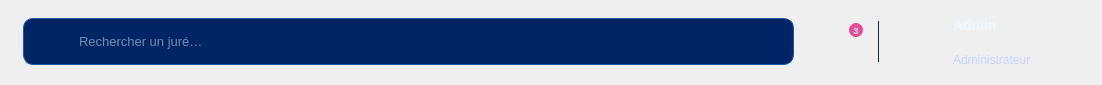
        <widget class="QFrame" name="topBarWidget">
         <property name="maximumSize">
          <size>
           <width>16777215</width>
           <height>85</height>
          </size>
         </property>
         <property name="minimumSize">
          <size>
           <width>0</width>
           <height>85</height>
          </size>
         </property>
         <layout class="QHBoxLayout" name="topBarHLayout">
          <property name="spacing">
           <number>0</number>
          </property>
          <property name="leftMargin">
           <number>23</number>
          </property>
          <property name="topMargin">
           <number>0</number>
          </property>
          <property name="rightMargin">
           <number>41</number>
          </property>
          <property name="bottomMargin">
           <number>1</number>
          </property>
          <item>
           <widget class="QLineEdit" name="inputRechercheHaut">
            <property name="minimumSize">
             <size>
              <width>771</width>
              <height>47</height>
             </size>
            </property>
            <property name="maximumSize">
             <size>
              <width>771</width>
              <height>47</height>
             </size>
            </property>
            <property name="styleSheet">
             <string notr="true">QLineEdit { background-color: #002565; border: 1px solid #1F57A4; border-radius: 10px; padding: 0px 16px 0px 53px; color: #EAF2FF; font-size: 13px; placeholder-text-color: #BDD6FF; } QLineEdit:focus { background-color: #002A70; border: 1px solid #3B82F6; }</string>
            </property>
            <property name="placeholderText">
             <string>Rechercher un juré…</string>
            </property>
           </widget>
          </item>
          <item>
           <spacer name="topBarSpacer">
            <property name="orientation">
             <enum>Qt::Horizontal</enum>
            </property>
            <property name="sizeHint" stdset="0">
             <size>
              <width>40</width>
              <height>20</height>
             </size>
            </property>
           </spacer>
          </item>
          <item>
           <widget class="QWidget" name="notifContainer">
            <property name="minimumSize">
             <size>
              <width>29</width>
              <height>48</height>
             </size>
            </property>
            <property name="maximumSize">
             <size>
              <width>29</width>
              <height>48</height>
             </size>
            </property>
            <widget class="QPushButton" name="btnNotification">
             <property name="geometry">
              <rect>
               <x>0</x>
               <y>12</y>
               <width>23</width>
               <height>25</height>
              </rect>
             </property>
             <property name="styleSheet">
              <string notr="true">QPushButton { background: transparent; border: none; padding: 0px; }</string>
             </property>
             <property name="cursor">
              <cursorShape>PointingHandCursor</cursorShape>
             </property>
             <property name="text">
              <string />
             </property>
             <property name="icon">
              <iconset resource="resources.qrc">
               <normaloff>:/img/bell.png</normaloff>:/img/bell.png</iconset>
             </property>
             <property name="iconSize">
              <size>
               <width>23</width>
               <height>25</height>
              </size>
             </property>
             <property name="flat">
              <bool>true</bool>
             </property>
            </widget>
            <widget class="QLabel" name="lblNotifBadge">
             <property name="geometry">
              <rect>
               <x>15</x>
               <y>5</y>
               <width>14</width>
               <height>14</height>
              </rect>
             </property>
             <property name="styleSheet">
              <string notr="true">background-color: #EC4899; color: #FFFFFF; border-radius: 7px; font-size: 9px; font-weight: bold;</string>
             </property>
             <property name="text">
              <string>3</string>
             </property>
             <property name="alignment">
              <set>Qt::AlignCenter</set>
             </property>
            </widget>
           </widget>
          </item>
          <item>
           <spacer name="spacerAvantSeparateur">
            <property name="orientation">
             <enum>Qt::Horizontal</enum>
            </property>
            <property name="sizeType">
             <enum>QSizePolicy::Fixed</enum>
            </property>
            <property name="sizeHint" stdset="0">
             <size>
              <width>15</width>
              <height>20</height>
             </size>
            </property>
           </spacer>
          </item>
          <item>
           <widget class="QFrame" name="topBarSeparator">
            <property name="minimumSize">
             <size>
              <width>1</width>
              <height>41</height>
             </size>
            </property>
            <property name="maximumSize">
             <size>
              <width>1</width>
              <height>41</height>
             </size>
            </property>
            <property name="styleSheet">
             <string notr="true">background-color: #0B245C; border: none;</string>
            </property>
           </widget>
          </item>
          <item>
           <spacer name="spacerApresSeparateur">
            <property name="orientation">
             <enum>Qt::Horizontal</enum>
            </property>
            <property name="sizeType">
             <enum>QSizePolicy::Fixed</enum>
            </property>
            <property name="sizeHint" stdset="0">
             <size>
              <width>16</width>
              <height>20</height>
             </size>
            </property>
           </spacer>
          </item>
          <item>
           <widget class="QLabel" name="lblAdminAvatar">
            <property name="minimumSize">
             <size>
              <width>44</width>
              <height>44</height>
             </size>
            </property>
            <property name="maximumSize">
             <size>
              <width>44</width>
              <height>44</height>
             </size>
            </property>
            <property name="text">
             <string />
            </property>
            <property name="pixmap">
             <pixmap resource="resources.qrc">:/img/avatar.png</pixmap>
            </property>
            <property name="scaledContents">
             <bool>true</bool>
            </property>
           </widget>
          </item>
          <item>
           <spacer name="spacerAvatarTexte">
            <property name="orientation">
             <enum>Qt::Horizontal</enum>
            </property>
            <property name="sizeType">
             <enum>QSizePolicy::Fixed</enum>
            </property>
            <property name="sizeHint" stdset="0">
             <size>
              <width>14</width>
              <height>20</height>
             </size>
            </property>
           </spacer>
          </item>
          <item>
           <layout class="QVBoxLayout" name="adminTextVLayout">
            <property name="spacing">
             <number>3</number>
            </property>
            <property name="leftMargin">
             <number>0</number>
            </property>
            <property name="topMargin">
             <number>0</number>
            </property>
            <property name="rightMargin">
             <number>0</number>
            </property>
            <property name="bottomMargin">
             <number>0</number>
            </property>
            <item>
             <widget class="QLabel" name="lblAdminName">
              <property name="minimumSize">
               <size>
                <width>96</width>
                <height>17</height>
               </size>
              </property>
              <property name="maximumSize">
               <size>
                <width>16777215</width>
                <height>17</height>
               </size>
              </property>
              <property name="styleSheet">
               <string notr="true">color: #EEF8FF; font-size: 14px; font-weight: bold; background: transparent;</string>
              </property>
              <property name="text">
               <string>Admin</string>
              </property>
             </widget>
            </item>
            <item>
             <widget class="QLabel" name="lblAdminRole">
              <property name="minimumSize">
               <size>
                <width>96</width>
                <height>16</height>
               </size>
              </property>
              <property name="maximumSize">
               <size>
                <width>16777215</width>
                <height>16</height>
               </size>
              </property>
              <property name="styleSheet">
               <string notr="true">color: #C1D6FF; font-size: 12px; background: transparent;</string>
              </property>
              <property name="text">
               <string>Administrateur</string>
              </property>
             </widget>
            </item>
           </layout>
          </item>
          <item>
           <widget class="QLabel" name="lblAdminChevron">
            <property name="minimumSize">
             <size>
              <width>12</width>
              <height>7</height>
             </size>
            </property>
            <property name="maximumSize">
             <size>
              <width>12</width>
              <height>7</height>
             </size>
            </property>
            <property name="text">
             <string />
            </property>
            <property name="pixmap">
             <pixmap resource="resources.qrc">:/img/chevron.png</pixmap>
            </property>
            <property name="scaledContents">
             <bool>true</bool>
            </property>
           </widget>
          </item>
         </layout>
        </widget>
